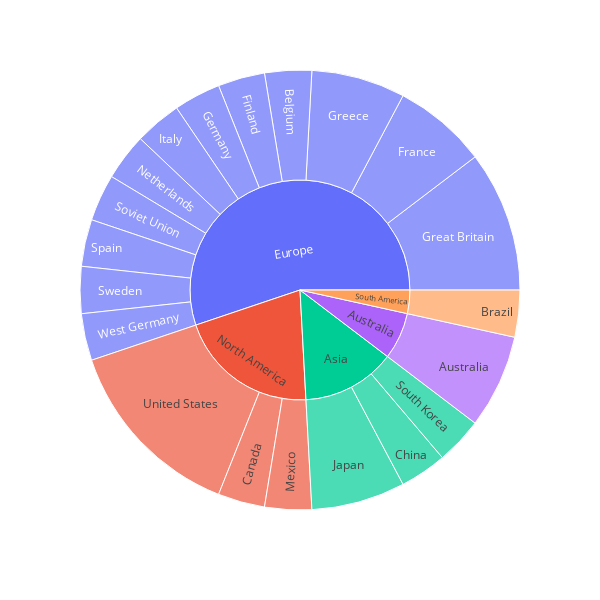

Here is the notebook cell this chart was saved with:
### Markdown cell above
As we can see from the map, most of the host countries are situated in the northern hemisphere. The only 2 host countries from the southern hemisphere are Brazil and Australia. This makes sense as majority of Earth’s landmass is in the northern hemisphere.

So what about continent? We know that the United States has hosted the most Olympics, but does that mean North America as a continent is also leading the way in the number of Olympics hosted? We will plot the host countries again, but this time we will group them by continent.

### Code cell
# check to see which continent has hosted the most olympics
fig = px.sunburst(host_continent_count_df, path=[
                  'Host_continent', 'Host_country'], values='Host_count', 
                  width=600, height=600)
fig.show()

### Figure 1 — Plotly figure (JSON) as saved in the notebook; plotly's stock layout.template omitted (floating-point values rounded to 4 significant figures)
{"data": [{"branchvalues": "total", "domain": {"x": [0, 1], "y": [0, 1]}, "hovertemplate": "labels=%{label}<br>Host_count=%{value}<br>parent=%{parent}<br>id=%{id}<extra></extra>", "ids": ["Australia/Australia", "Europe/Belgium", "South America/Brazil", "North America/Canada", "Asia/China", "Europe/Finland", "Europe/France", "Europe/Germany", "Europe/Great Britain", "Europe/Greece", "Europe/Italy", "Asia/Japan", "North America/Mexico", "Europe/Netherlands", "Asia/South Korea", "Europe/Soviet Union", "Europe/Spain", "Europe/Sweden", "North America/United States", "Europe/West Germany", "Asia", "Australia", "Europe", "North America", "South America"], "labels": ["Australia", "Belgium", "Brazil", "Canada", "China", "Finland", "France", "Germany", "Great Britain", "Greece", "Italy", "Japan", "Mexico", "Netherlands", "South Korea", "Soviet Union", "Spain", "Sweden", "United States", "West Germany", "Asia", "Australia", "Europe", "North America", "South America"], "name": "", "parents": ["Australia", "Europe", "South America", "North America", "Asia", "Europe", "Europe", "Europe", "Europe", "Europe", "Europe", "Asia", "North America", "Europe", "Asia", "Europe", "Europe", "Europe", "North America", "Europe", "", "", "", "", ""], "type": "sunburst", "values": [2, 1, 1, 1, 1, 1, 2, 1, 3, 2, 1, 2, 1, 1, 1, 1, 1, 1, 4, 1, 4, 2, 16, 6, 1]}], "layout": {"height": 600, "legend": {"tracegroupgap": 0}, "margin": {"t": 60}, "width": 600}}
